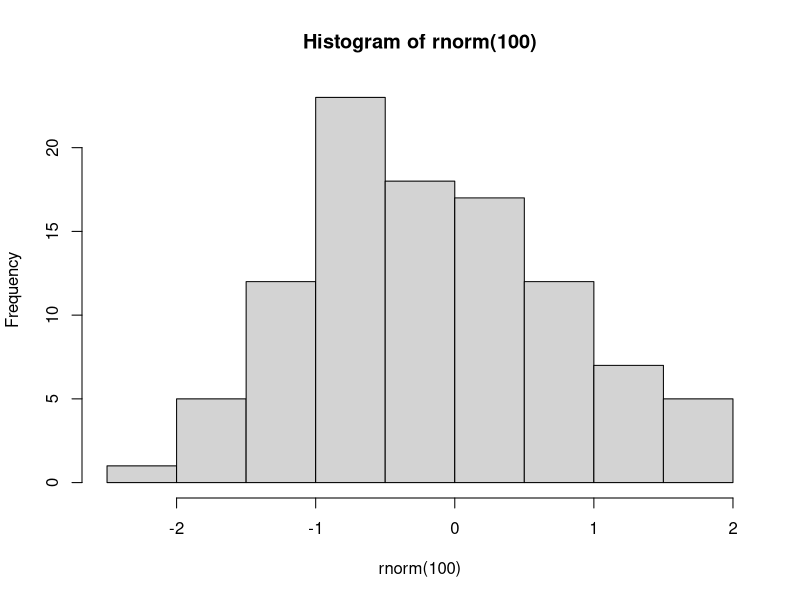
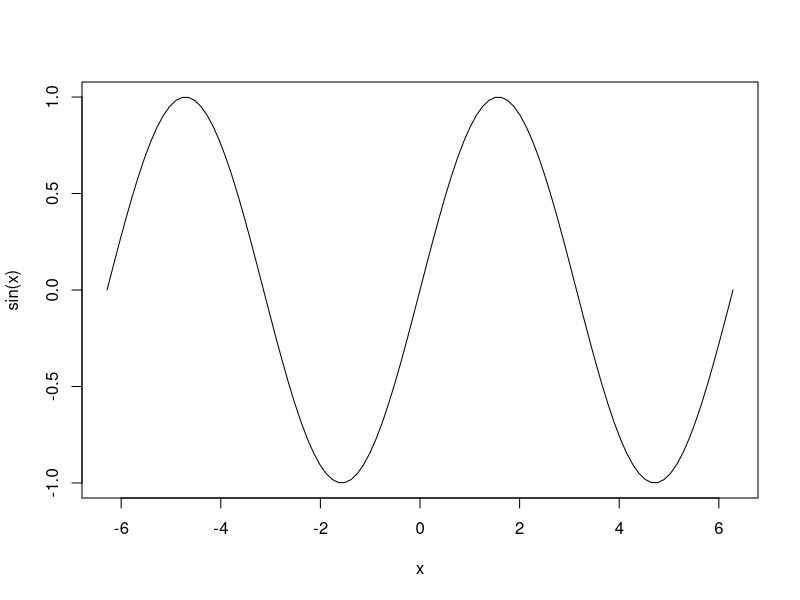

Reproduce these figures in R, in order.
## ---- chunk 1
x <- 6 * 7
x
## ---- chunk 2
hist(rnorm(100))
## ---- chunk 3
curve(sin(x), -2*pi, 2*pi)
## ---- chunk 4
add <- function(a, b) {
  a + b
} / 2

add(2, 4)
## ---- chunk 5
f <- \(n) {
  \(x) x + n
}(2)

f(40)
